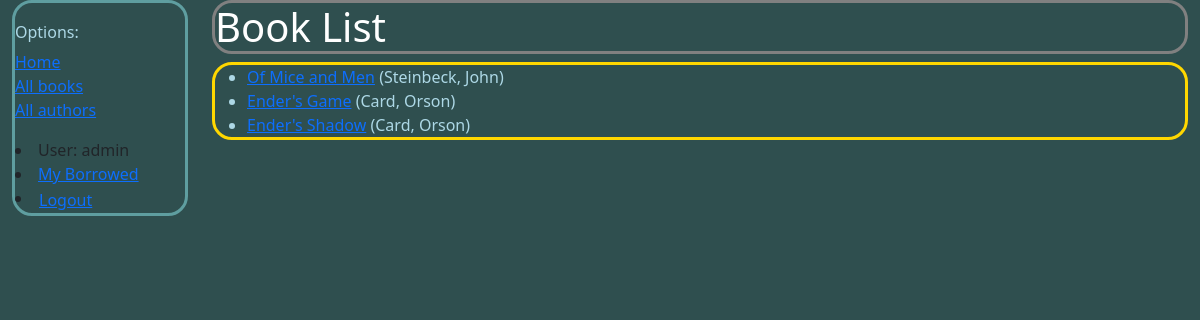
Page /catalog/books/ (signed in) on the committed database.
### catalog/models.py (models this page shows, shortened)
class Book(models.Model):
    title = models.CharField(max_length=200)
    author = models.ForeignKey('Author', on_delete=models.RESTRICT, null=True)
    language = models.ForeignKey('Language', on_delete=models.RESTRICT, null=True)
    summary = models.TextField(
        max_length=1000, help_text="Enter a brief description of the book")
    isbn = models.CharField('ISBN', max_length=13,
                            unique=True,
                            help_text='13 Character <a href="https://www.isbn-international.org/content/what-isbn'
                                      '">ISBN number</a>')
    genre = models.ManyToManyField(
        Genre, help_text="Select a genre for this book")
    def get_absolute_url(self):
        return reverse('book-detail', args=[str(self.id)])
    def display_genre(self):
        return ', '.join(genre.name for genre in self.genre.all()[:3])
    display_genre.short_description = 'Genre'

class Author(models.Model):
    first_name = models.CharField(max_length=100)
    last_name = models.CharField(max_length=100)
    date_of_birth = models.DateField(null=True, blank=True)
    date_of_death = models.DateField('Died', null=True, blank=True)
    class Meta:
        ordering = ['last_name', 'first_name']
    def __str__(self):
        return f'{self.last_name}, {self.first_name}'

### catalog/views.py (the view)
# urls.py: path('books/', views.BookListView.as_view(), name='books'),
class BookListView(generic.ListView):
    model = Book
    paginate_by = 10

### catalog/templates/catalog/book_list.html
{% extends "base_generic.html" %}
{% block content %}
  <h1>Book List</h1>
  {% if book_list %}
    <ul>
      {% for book in book_list %}
      <li>
        <a href="{{ book.get_absolute_url }}">{{ book.title }}</a>
        ({{book.author}})
      </li>
      {% endfor %}
    </ul>
  {% else %}
    <p>There are no books in the library.</p>
  {% endif %}
{% endblock %}

### catalog/templates/base_generic.html (shortened to what this page needs)
<!DOCTYPE html>
<html lang="en">
  <head>
    <link href="https://cdn.jsdelivr.net/npm/bootstrap@5.3.3/dist/css/bootstrap.min.css"
      rel="stylesheet"
>
    {% load static %}
    <link rel="stylesheet" href="{% static 'css/styles.css' %}" />
  </head>
  <body>
    <div class="container-fluid">
      <div class="row">
          <div class=col-sm-2>
            <div id=col-sm-2>
              {% block sidebar %}
                <ul class="sidebar-nav">
                  <h6>Options:</h6>
                  <li><a href="{% url 'index' %}">Home</a></li>
                  <li><a href="{% url 'books' %}">All books</a></li>
                  <li><a href="">All authors</a></li>
                </ul>
                {% if user.is_authenticated %}
                  <li>User: {{ user.get_username }}</li>
                  <li><a href="{% url 'my-borrowed' %}">My Borrowed</a></li>
                  <li>
                    <form id="logout-form" method="post" action="{% url 'admin:logout' %}">
                      <button type="submit" class="btn btn-link">Logout</button>
                    </form>
                  </li>
                {% else %}
                  <li><a href="{% url 'login' %}?next={{ request.path }}">Login</a></li>
                {% endif %}
              {% endblock %}
            </div>
          </div>
        <div class="col-sm-10 ">{% block content %}{% endblock %}
      </div>
      </div>
    </div>
  </body>
</html>

### catalog/static/css/styles.css (style rules this page uses)
.sidebar-nav { margin-top: 20px; padding: 0; list-style: none; border: none; }
#col-sm-2 { border: 3px solid cadetblue; border-radius: 20px; }
#logout-form { display: inline; }
#logout-form button { padding: 0; margin: 0; }
h1 { color:white; background-color:darkslategray; border: 3px solid gray; border-radius: 20px; }
ul { color: lightblue; border: 3px solid gold; border-radius: 20px; }
body { background-color:darkslategray; }

### rows in the picture
Book: title "Of Mice and Men", author "Steinbeck, John"
Book: title "Ender's Game", author "Card, Orson"
Book: title "Ender's Shadow", author "Card, Orson"

### other values in the picture
{{ user.get_username }} "admin"
